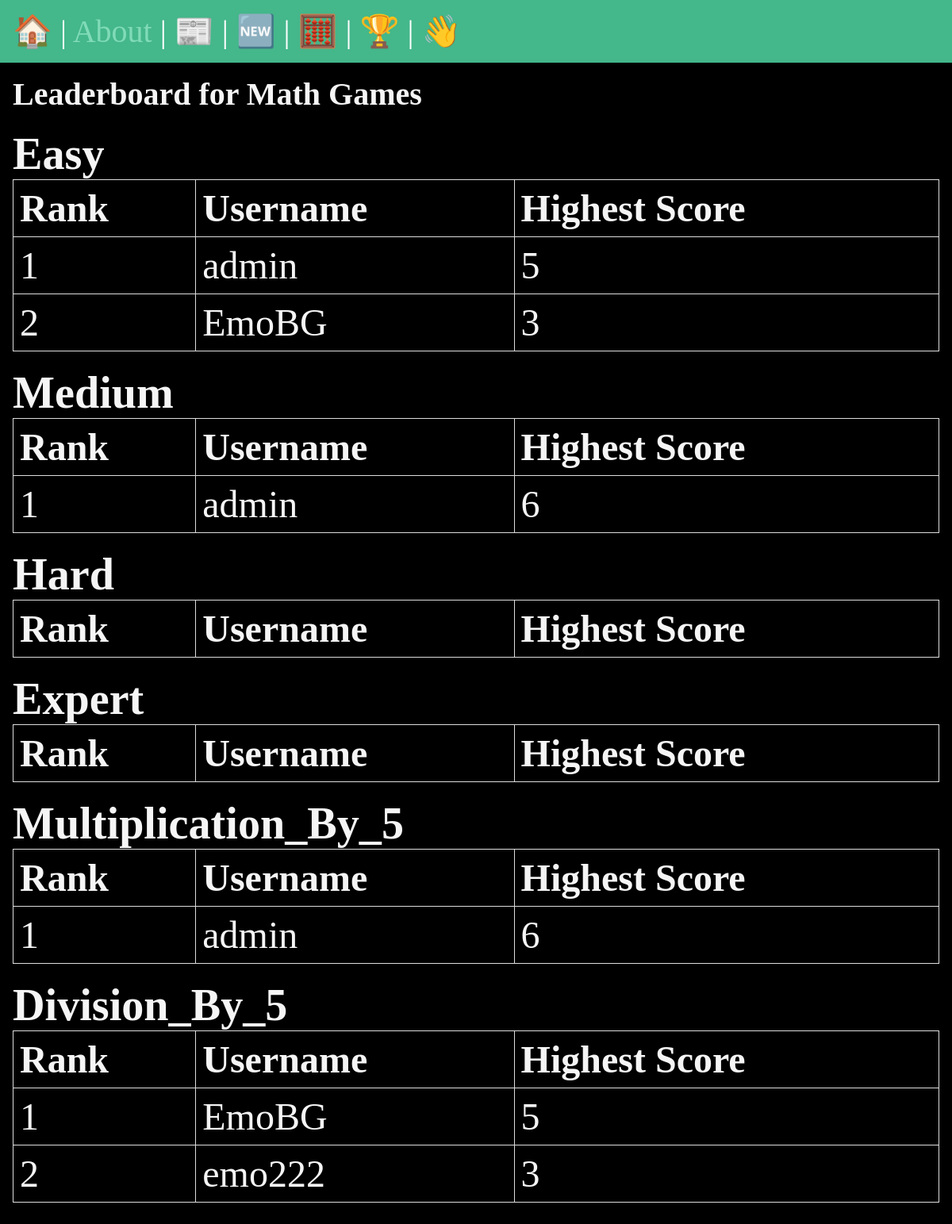
The app's page /math_games/learderboard/ (signed in), older data.
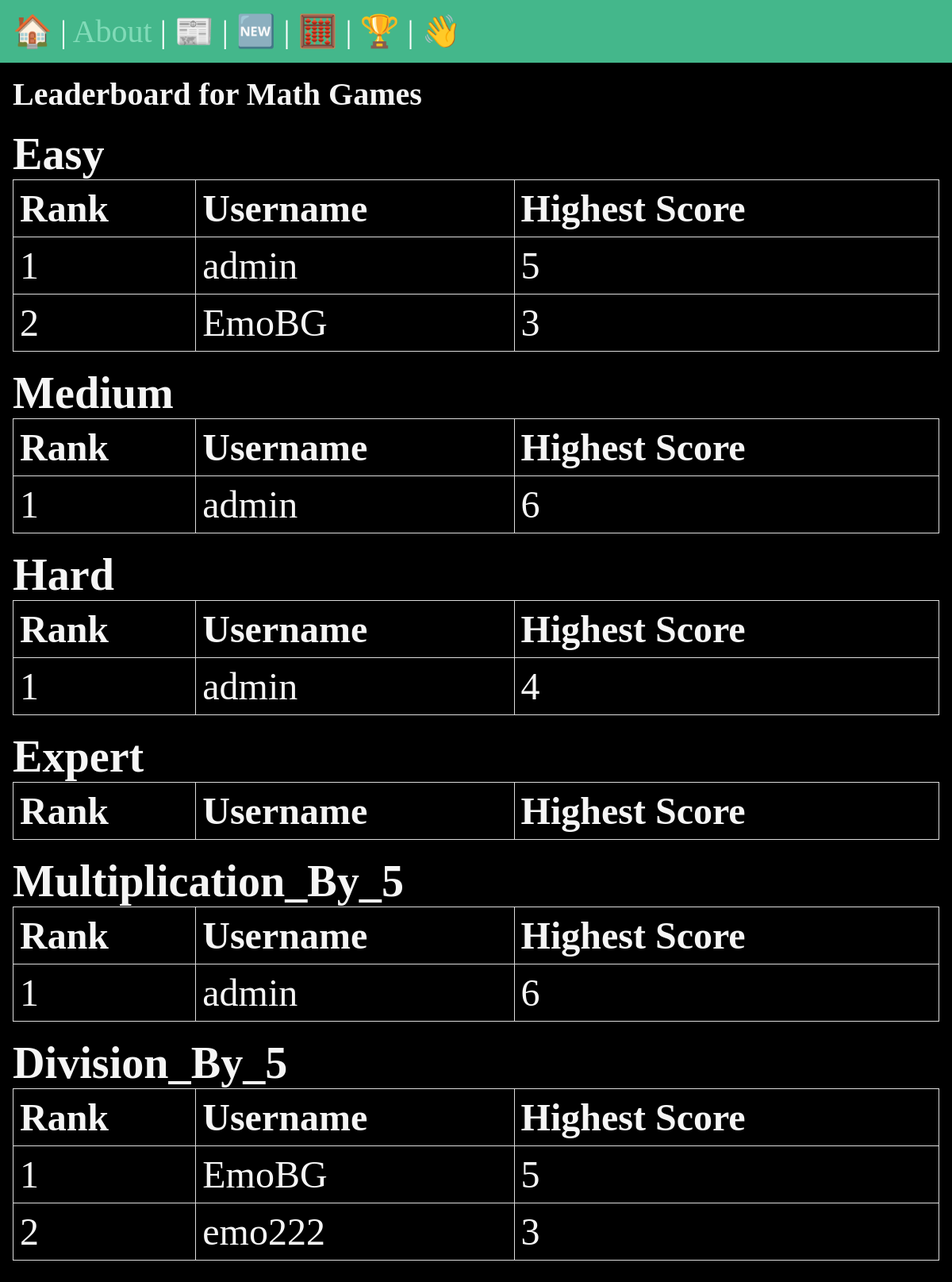
The same page, newer data.
### math_games/models.py (models this page shows, shortened)
class GameLevel(models.Model):
    LEVEL_CHOICES = [
        ("easy", "Easy"),
        ("medium", "Medium"),
        ("hard", "Hard"),
        ("expert", "Expert"),
        ("multiplication_by_5", "Multiplication by 5"),
        ("division_by_5", "Division by 5"),
    ]
    name = models.CharField(max_length=20, choices=LEVEL_CHOICES, unique=True)

class GameScore(models.Model):
    user = models.ForeignKey(User, on_delete=models.CASCADE)
    level = models.ForeignKey(GameLevel, on_delete=models.CASCADE)
    highest_score = models.IntegerField(default=0)
    date = models.DateTimeField(auto_now_add=True)
    class Meta:
        unique_together = ('user', 'level')

### math_games/views.py (the view)
# urls.py: path('learderboard/', views.leaderboard, name='leaderboard'),
@login_required
def leaderboard(request):
    levels = {}
    for level in GameLevel.objects.all():
        top_scores = GameScore.objects.filter(level=level).order_by('-highest_score')[:10]
        levels[level.name] = top_scores
    return render(request, "math_games/leaderboard.html", {"levels": levels})

### math_games/templates/math_games/leaderboard.html (shortened to what this page needs)
{% extends 'base.html' %}
{% block content %}
<h2>Leaderboard for Math Games</h2>
{% for level, scores in levels.items %}
    <h3>{{ level|title }}</h3>
    <table>
        <thead>
            <tr>
                <th>Rank</th>
                <th>Username</th>
                <th>Highest Score</th>
            </tr>
        </thead>
        <tbody>
            {% for score in scores %}
            <tr>
                <td>{{ forloop.counter }}</td>
                <td>{{ score.user.username }}</td>
                <td>{{ score.highest_score }}</td>
            </tr>
            {% endfor %}
        </tbody>
    </table>
{% empty %}
    <p>No scores available.</p>
{% endfor %}
{% endblock %}

Row changes from the older to the newer data that the page shows:
added GameScore: user.username "admin", highest_score "4", shown under "Hard"
